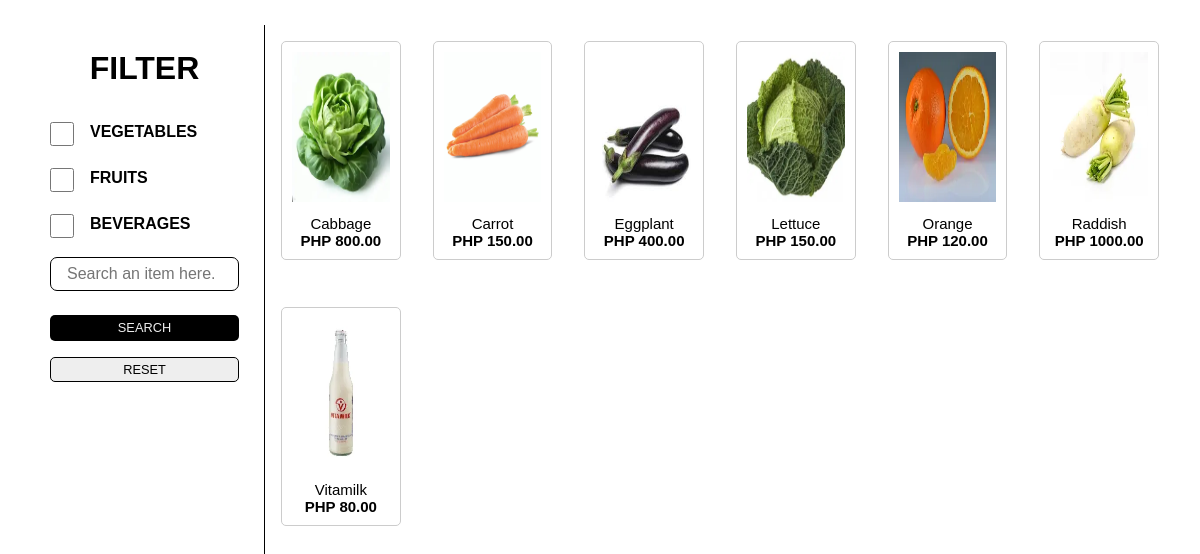
Page /renzoProductCatalogue/components/main.php on the committed database.
### tables this page shows
CREATE TABLE `product` (
  `productId` varchar(150) NOT NULL,
  `pname` varchar(150) NOT NULL,
  `price` decimal(10,2) NOT NULL,
  `unit` varchar(150) NOT NULL,
  `qty` decimal(10,0) NOT NULL,
  `description` varchar(255) NOT NULL,
  `category` varchar(150) NOT NULL,
  `image` varchar(255) NOT NULL,
  `created_at` date DEFAULT NULL,
  `updated_at` date DEFAULT NULL
);

### renzoProductCatalogue/components/main.php (the view, shortened to what this page needs)
<?php
include '../server/connections.php';
?>
<!DOCTYPE html>
<html lang="en">
<head>
    <link rel="stylesheet" href="../css/styles.css">
</head>
<body id="main">
    <aside>
        <div class="renzo-filter">
            <h2>FILTER</h2>
            <form action="" method="GET" autocomplete="off">
                <ul class="renzo-sidebar">
                    <li>
                        <input type="checkbox" name="Vegetables" id="veg" value="1" class="renzo-input-form" onchange="this.form.submit()"
                        <?php if (isset($_GET['Vegetables']) && $_GET['Vegetables'] == '1') echo 'checked'; ?>>
                        <label for="veg"> Vegetables</label>
                    </li>
                    <li>
                        <input type="checkbox" name="Fruits" id="fruits" value="1" class="renzo-input-form" onchange="this.form.submit()"
                        <?php if (isset($_GET['Fruits']) && $_GET['Fruits'] == '1') echo 'checked'; ?>>
                        <label for="fruits"> Fruits</label>
                    </li>
                    <li>
                        <input type="checkbox" name="Beverages" id="beverages" value="1" class="renzo-input-form" onchange="this.form.submit()"
                        <?php if (isset($_GET['Beverages']) && $_GET['Beverages'] == '1') echo 'checked'; ?>>
                        <label for="beverages"> Beverages</label>
                    </li>
                    <li id="searchForm">
                        <input type="text" class="renzo-input-form" placeholder="Search an item here." name="searchQuery"
                        value="<?php echo isset($_GET['searchQuery']) ? htmlspecialchars($_GET['searchQuery']) : ''; ?>">
                        <button type="submit" class="renzo-primary-btn" name="search">Search</button>
                    </li>
                </ul>
            </form>
            <button type="reset" class="renzo-secondary-btn" id="resetBtn" onclick="resetFilter()">Reset</button>
        </div>
    </aside>
    <section class="renzo-main-container">
        <?php
        $filterQuery = '';
        $fetchProducts = "SELECT * FROM product $filterQuery";
        $result = mysqli_query($connection, $fetchProducts);
        while ($product = mysqli_fetch_assoc($result)) {
            ?>
                <div class="renzo-product-list">
                    <a href="../pages/order-page.php?productId=<?= $product['productId']; ?>" class="renzo-product-container">
                        <div class="renzo-img-container">
                            <img src="../assets/products/<?= $product['image']; ?>" alt="">
                        </div>
                        <p><?= $product['pname']; ?></p>
                        <div class="renzo-price-container">
                            <p>PHP <?= $product['price']; ?></p>
                        </div>
                    </a>
                </div>
                <?php
        }
        ?>
    </section>
</body>
</html>

### renzoProductCatalogue/css/styles.css (style rules this page uses)
* { margin: 0; padding: 0; box-sizing: border-box; }
h2 { font-size: 2em; }
p { font-size: 1em; }
li { list-style: none; }
a { text-decoration: none; }
body { font-family: Verdana, Geneva, Tahoma, sans-serif; }
.renzo-primary-btn { background-color: #000; color: #eee; margin-bottom: 0.5em; width: 100%; height: 2em; border-radius: 5px; cursor: pointer; text-transform: uppercase; font-size: 0.8em; border: none; transition: all 0.3s ease-in-out; }
.renzo-secondary-btn { background-color: #eee; color: #000; margin-bottom: 0.5em; width: 100%; height: 2em; border-radius: 5px; cursor: pointer; text-transform: uppercase; font-size: 0.8em; border: none; transition: all 0.3s ease-in-out; border: 1px solid #000; }
label { font-size: 1.2em; text-transform: uppercase; margin-bottom: 0.3em; font-weight: 600; }
.renzo-input-form { height: 30px; margin-bottom: 2em; padding: 1em; border-radius: 7px; border: 1px solid #000; font-size: 1em; }
#main { padding: 25px 25px; display: grid; grid-template-columns: 240px 1fr; }
.renzo-filter { padding: 25px 25px; border-right: 1px solid #000; overflow: hidden; width: 100%; height: 100%; }
.renzo-filter h2 { text-align: center; margin-bottom: 1em; }
.renzo-sidebar li { margin-bottom: 1em; display: flex; align-items: center; gap: 1em; }
.renzo-sidebar input { width: 100%; }
.renzo-sidebar input[type='checkbox'] { width: 1.5em; margin: 0; }
.renzo-sidebar label { font-size: 1em; }
#searchForm { display: flex; flex-direction: column; }
#searchForm input { margin-bottom: 0.5em; }
#searchForm .renzo-primary-btn { margin-top: 0; margin-bottom: 0; }
.renzo-main-container { display: grid; grid-template-columns: repeat(6, 1fr); }
.renzo-product-list { padding: 1em; width: 100%; }
.renzo-product-container { overflow: hidden; background-color: transparent; font-size: 15px; display: flex; flex-direction: column; justify-content: space-between; align-items: center; padding: 10px; height: auto; border: 1px solid #ccc; border-radius: 5px; text-align: center; margin-bottom: 1em; color: #000; }
.renzo-img-container { overflow: hidden; cursor: pointer; margin-bottom: 10px; flex-shrink: 0; }
.renzo-img-container img { max-width: 150px; width: 100%; height: 150px; transition: transform 0.2s; }
.renzo-price-container { margin-top: auto; font-weight: bold; }

### rows in the picture
product: image (picture), pname "Cabbage", price "800.00"
product: image (picture), pname "Carrot", price "150.00"
product: image (picture), pname "Eggplant", price "400.00"
product: image (picture), pname "Lettuce", price "150.00"
product: image (picture), pname "Orange", price "120.00"
product: image (picture), pname "Raddish", price "1000.00"
product: image (picture), pname "Vitamilk", price "80.00"
